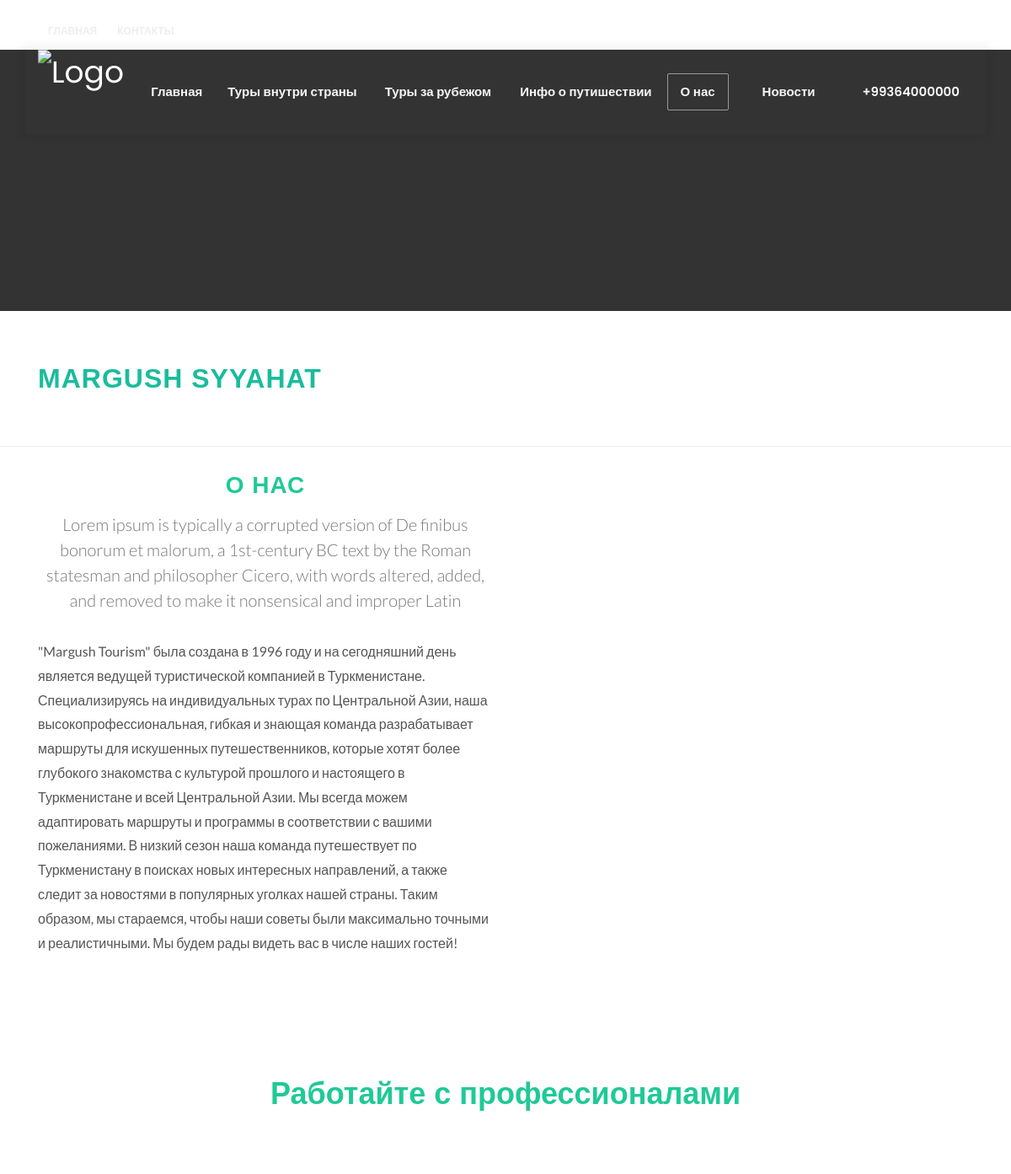
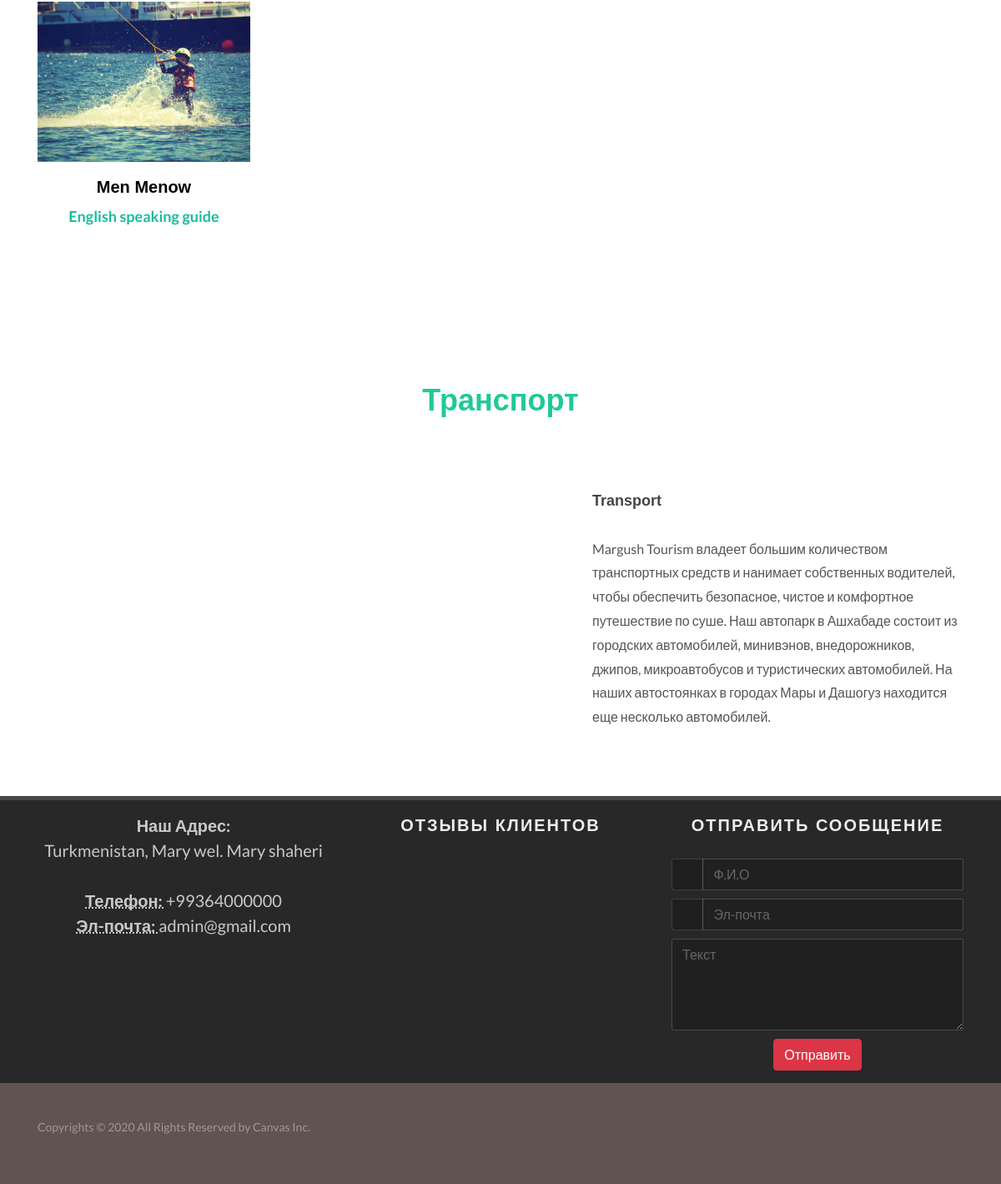
Screenshot of /about_company/ with the database file from the repository (2 pictures, top to bottom).
### tours/models.py (models this page shows, shortened)
class Contacts(models.Model):
    address = models.CharField(max_length=255)
    location = models.TextField()
    phone = models.CharField(max_length=20)
    email = models.EmailField(max_length=255, unique=True)
    facebook = models.CharField(max_length=255, blank=True, null=True)
    telegram = models.CharField(max_length=255, blank=True, null=True)
    whatsapp = models.CharField(max_length=255, blank=True, null=True)
    instagram = models.CharField(max_length=255, blank=True, null=True)
    vk = models.CharField(max_length=255, blank=True, null=True)
    class Meta:
        verbose_name_plural = "Контакты"

class AboutCompany(models.Model):
    name = models.CharField(max_length=255)
    headline = models.CharField(max_length=255)
    description = models.TextField()
    class Meta:
        verbose_name_plural = "О Нас"

class Team(models.Model):
    fullname = models.CharField(max_length=255)
    profession = models.CharField(max_length=255)
    image = models.ImageField(upload_to="team_image/")
    class Meta:
        verbose_name_plural = "Наши Сотрудники"

class Transport(models.Model):
    name = models.CharField(max_length=255)
    description = models.TextField()
    class Meta:
        verbose_name_plural = "Транспорт"

### tours/views.py (the view, shortened to what this page needs)
# urls.py: path("about_company/", views.aboutCompany, name="about_company"),
def aboutCompany(request):
    post = AboutCompany.objects.all()
    banner = BannerAboutUsPage.objects.last()
    image = AboutCompanyImage.objects.all()
    team = Team.objects.all()
    transport = Transport.objects.all()
    transport_image = TransportImage.objects.all()
    feedback = None
    context = {
        "post":post,
        "image":image,
        "team":team,
        "transport":transport,
        "transport_image":transport_image,
        "banner":banner,
        "contacts":contact,
        "feedbacks":feedbacks,
    }
    return render(request, "about_us.html", context)

### templates/about_us.html (shortened to what this page needs)
{% extends 'base.html' %}
{% load static %}
{% block content %}
<section id="page-title" class="page-title-parallax page-title-dark page-title-video include-header include-topbar"
	style="padding: 80px 0">
	<div class="video-wrap">
	</div>
	<div class="container dark clearfix">
	</div>
</section>
{% for post in post %}
<section id="page-title" class="bg-transparent">
	<div class="container clearfix">
		<h1>{{post.name}}</h1>
	</div>
</section>
{% endfor %}
<section id="content">
	<div class="content-wrap">
		<div class="container clearfix">
			{% for post in post %}
			<div class="row clearfix">
				<div class="col-lg-6">
					<div class="heading-block border-bottom-0 bottommargin-sm">
						<h3>O нас</h3>
						<span>{{post.headline}}</span>
					</div>
					<p>{{post.description}}</p>
				</div>
				<div class="col-lg-6">
					<div class="fslider flex-thumb-grid grid-6" data-pagi="false" data-arrows="false"
					data-thumbs="true">
					</div>
				</div>
			</div>
			{% endfor %}
			<div class="container clearfix">
				<h1 style="text-align: center;margin-top:10%; color: #20c997;">
					Работайте с профессионалами</h1>
			</div>
			<div id="shop" class="shop row grid-container gutter-30" data-layout="fitRows">
				{% for team in team %}
				<div class="product col-lg-3 col-md-4 col-sm-6 col-12">
					<div class="grid-inner">
						<div class="product-image">
							<a href="#"><img src="{{team.image.url}}" alt="Checked Short Dress"></a>
						</div>
						<div class="product-desc">
							<div class="product-title">
								<h3><a>{{ team.fullname }}</a></h3>
							</div>
							<div class="product-price"> <ins>{{team.profession}}</ins>
							</div>
						</div>
					</div>
				</div>
				{% endfor %}
			</div>
		</div>
		<div class="container clearfix">
			<div class="row clearfix">
				{% for transport in transport %}
				<div class="container clearfix">
					<h1 style="text-align: center;margin-top:10%; color: #20c997;">Транспорт</h1>
				</div>
				<div class="col-lg-7">
				</div>
				<div class="col-lg-5">
					<h4>
						{{transport.name}}</h4>
						<p>{{transport.description}}</p>
						</div>
						{% endfor %}
			</div>
		</div>
	</div>
</section>
{% endblock %}

### templates/base.html (shortened to what this page needs)
{% load static %}
<!DOCTYPE html>
<html dir="ltr" lang="en-US">
<head>
<link rel="stylesheet" href="{% static 'css/bootstrap.css' %}" type="text/css" />
<link rel="stylesheet" href="{% static 'css/style.css' %}" type="text/css" />
<link rel="stylesheet" href="{% static 'css/dark.css' %}" type="text/css" />
<link rel="stylesheet" href="{% static 'demos/travel/travel.css' %}" type="text/css" />
<link rel="stylesheet" href="{% static 'css/components/datepicker.css' %}" type="text/css" />
<link rel="stylesheet" href="{% static 'css/font-icons.css' %}" type="text/css" />
<link rel="stylesheet" href="{% static 'css/animate.css' %}" type="text/css" />
<link rel="stylesheet" href="{% static 'css/magnific-popup.css' %}" type="text/css" />
<link rel="stylesheet" href="{% static 'css/custom.css' %}" type="text/css" />
<link rel="stylesheet" href="{% static 'css/colors.php?color=AC4147' %}" type="text/css" />
<link rel="stylesheet" href="{% static 'css/seo.css' %}">
</head>
<body class="stretched">
    <div id="wrapper" class="clearfix">
        <div id="top-bar" class="transparent-topbar dark">
            <div class="container">
                <div class="row justify-content-between">
                    <div class="col-12 col-md-auto">
                        <div class="top-links">
                            <ul class="top-links-container">
                                <li class="top-links-item"><a href="/">Главная</a></li>
                                <li class="top-links-item"><a href="#footer">Контакты</a></li>
                            </ul>
                        </div>
                    </div>
                    <div class="col-12 col-md-auto">
                        <ul id="top-social">
                            <li><a href="#" class="si-facebook"><span class="ts-icon"><i
                                            class="icon-facebook"></i></span><span class="ts-text">{{contacts.facebook}}</span></a>
                            </li>
                            <li><a href="#" class="si-twitter"><span class="ts-icon"><i
                                            class="icon-telegram"></i></span><span class="ts-text">{{contacts.telegram}}</span></a>
                            </li>
                            <li><a href="#" class="si-pinterest"><span class="ts-icon"><i
                                            class="icon-whatsapp"></i></span><span class="ts-text">{{contacts.whatsapp}}</span></a>
                            </li>
                            <li><a href="#" class="si-instagram"><span class="ts-icon"><i
                                            class="icon-instagram2"></i></span></a></li>
                            <li><a href="tel:+1.11.85412542" class="si-call"><span class="ts-icon"><i
                                            class="icon-call"></i></span><span class="ts-text">{{contacts.phone}}</span></a>
                            </li>
                            <li><a href="mailto:info@canvas.com" class="si-email3"><span class="ts-icon"><i
                                            class="icon-envelope-alt"></i></span></a></li>
                        </ul>
                    </div>
                </div>
            </div>
        </div>
        <header id="header" class="transparent-header dark" data-sticky-class="not-dark"
            data-responsive-class="not-dark" data-menu-padding="28">
            <div id="header-wrap">
                <div class="container">
                    <div class="header-row">
                        <div id="logo">
                            <a href="/" class="standard-logo" data-dark-logo="images/logo-dark.png"><img
                                    src="{% static 'images/logo.png' %}" alt="Logo"></a>
                        </div>
                        <nav class="primary-menu style-4 menu-spacing-margin">
                            <ul class="menu-container">
                                {% url 'homepage' as homepage %}
                                <li class="{% if homepage == request.path %} menu-item current {% endif %}"><a class="menu-link" href="/">
                                        <div>Главная</div>
                                    </a></li>
                                    {% url 'inside_tours' as inside_tours %}
                                <li class="{% if inside_tours == request.path %} menu-item current {% endif %}"><a class="menu-link" href="{% url 'inside_tours' %}">
                                        <div>Туры внутри страны</div>
                                    </a></li>
                                    {% url 'outside_tours' as outside_tours %}
                                <li class="menu-item {% if outside_tours == request.path %} current {% endif %}"><a class="menu-link" href="{% url 'outside_tours' %}">
                                        <div>Туры за рубежом </div>
                                    </a>
                                </li>
                                {% url 'tour_information' as tour_information %}
                                <li class="menu-item {% if tour_information == request.path %} current {% endif %}"><a class="menu-link" href="{% url 'tour_information' %}">
                                        <div>Инфо о путишествии</div>
                                    </a></li>
                                {% url 'about_company' as about_company %}
                                {% url 'about_country' as about_country %}
                                <li class="menu-item {% if about_company == request.path %} current {% elif about_country == request.path %} current {% endif %}">
                                    <a class="menu-link" href="">
                                        <div>О нас</div>
                                    </a>
                                </li>
                                {% url 'news' as news_list %}
                                <li class="menu-item {% if news_list == request.path %} current {% endif %}"><a class="menu-link" href="{% url 'news' %}">
                                        <div><i class="icon-pencil2"></i>Новости</div>
                                    </a></li>
                                <li class="menu-item"><a class="menu-link" href="TEL:+99363071234">
                                        <div><i class="icon-phone3"></i>{{contacts.phone}}</div>
                                    </a></li>
                            </ul>
                        </nav>
                    </div>
                </div>
            </div>
            <div class="header-wrap-clone"></div>
        </header>
        {% block content %}
        {% endblock %}
        <footer id="footer" class="dark">
            <div class="container">
                <div class="footer-widgets-wrap">
                    <div class="row col-mb-50">
                        <div class="col-md-6 col-lg-4">
                            <div class="widget clearfix">
                                <div
                                    style="background: url('{% static 'images/world-map.png' %}') no-repeat center center; background-size: 100%;">
                                    <address>
                                        <strong>Наш Адрес:</strong><br>
                                        <a href="{{contacts.location}}" target="_blank">{{contacts.address}}</a><br>
                                    </address>
                                    <abbr title="Phone Number"><strong>Телефон: </strong></abbr>{{contacts.phone}}<br>
                                    <abbr title="Email Address"><strong>Эл-почта: </strong></abbr>{{contacts.email}}
                                </div>
                            </div>
                        </div>
                        <div class="col-md-6 col-lg-4">
                            <div class="widget clearfix">
                                <h4>Отзывы клиентов</h4>
                                <div class="fslider testimonial no-image bg-transparent border-0 shadow-none p-0"
                                    data-animation="slide" data-arrows="false">
                                </div>
                            </div>
                        </div>
                        <div class="col-md-6 col-lg-4">
                            <div class="widget quick-contact-widget form-widget clearfix">
                                <h4>Отправить Сообщение</h4>
                                <form id="quick-contact-form" name="quick-contact-form" action=""
                                    method="post" class="quick-contact-form mb-0">
                                    <div class="input-group mx-auto">
                                        <div class="input-group-prepend">
                                            <div class="input-group-text"><i class="icon-user"></i></div>
                                        </div>
                                        <input type="text" class="required form-control" id="quick-contact-form-name"
                                            name="fullname" value="" placeholder="Ф.И.О" />
                                    </div>
                                    <div class="input-group mx-auto">
                                        <div class="input-group-prepend">
                                            <div class="input-group-text"><i class="icon-email2"></i></div>
                                        </div>
                                        <input type="text" class="required form-control email"
                                            id="quick-contact-form-email" name="email" value=""
                                            placeholder="Эл-почта" />
                                    </div>
                                    <textarea class="required form-control input-block-level short-textarea"
                                        id="quick-contact-form-message" name="message" rows="4"
                                        cols="30" placeholder="Текст"></textarea>
                                    <button type="submit" id="quick-contact-form-submit"
                                        name="quick-contact-form-submit" class="btn btn-danger m-0" value="submit">Отправить
                                        </button>
                                </form>
                            </div>
                        </div>
                    </div>
                </div>
            </div>
            <div id="copyrights">
                <div class="container">
                    <div class="row justify-content-between">
                        <div class="col-12 col-lg-auto text-center text-lg-left">
                            <p class="mb-3">Copyrights &copy; 2020 All Rights Reserved by Canvas Inc.</p>
                        </div>
                    </div>
                </div>
            </div>
        </footer>
    </div>
</body>
</html>

### rows the page displays
Contacts: phone "+99364000000", address "Turkmenistan, Mary wel. Mary shaheri", email "admin@gmail.com"
AboutCompany: name "MARGUSH SYYAHAT", headline "Lorem ipsum is typically a corrupted version of De finibus bonorum et malorum, a 1st-century BC text by the Roman statesman and philosopher Cicero, with words altered, added, and removed to make it nonsensical and improper Latin", description "\"Margush Tourism\" была создана в 1996 году и на сегодняшний день является ведущей туристической компанией в Туркменистане. Специализируясь на индивидуальных турах по Центральной Азии, наша высокопрофессиональная, гибкая и знающая команда разрабатывает маршруты для искушенных путешественников, которые хотят более глубокого знакомства с культурой прошлого и настоящего в Туркменистане и всей Центральной Азии. Мы всегда можем адаптировать маршруты и программы в соответствии с вашими пожеланиями. В низкий сезон наша команда путешествует по Туркменистану в поисках новых интересных направлений, а также следит за новостями в популярных уголках нашей страны. Таким образом, мы стараемся, чтобы наши…"
Team: image (picture), fullname "Men Menow", profession "English speaking guide"
